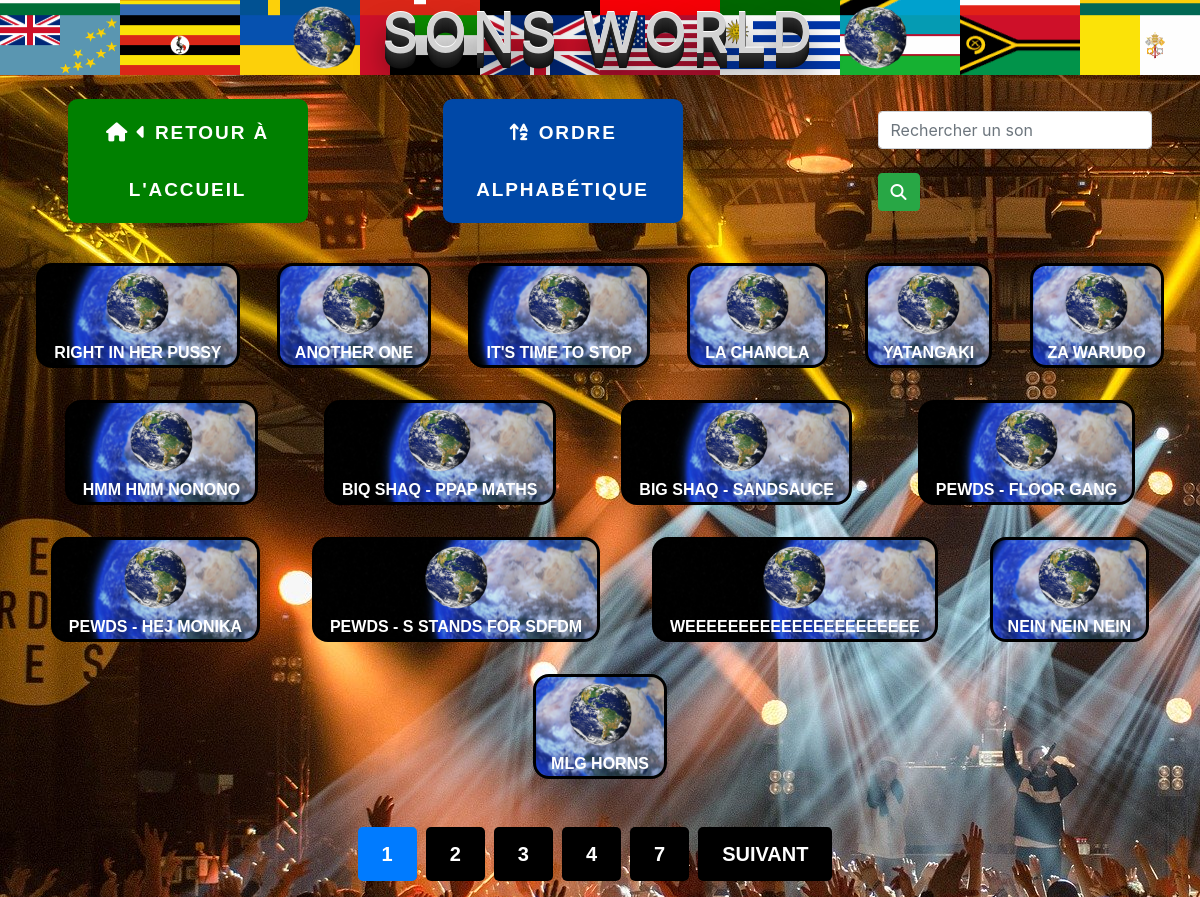
Page /world/idw.php on the earlier database version.
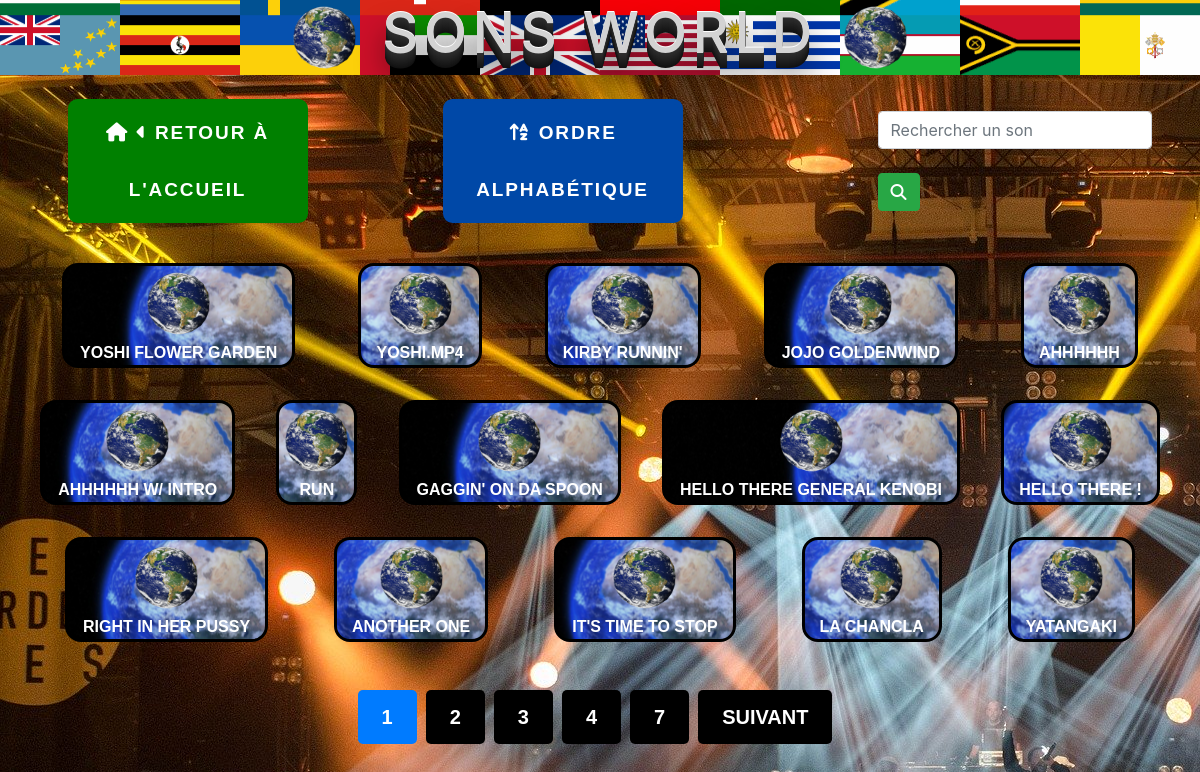
Same page on the later database version.
### tables this page shows
CREATE TABLE `soundw` (
  `ID` int(10) UNSIGNED NOT NULL,
  `Nom` varchar(255) NOT NULL,
  `Son` varchar(255) NOT NULL,
  `keywords` text NOT NULL,
  `source` text NOT NULL
);

### world/idw.php (the view, shortened to what this page needs)
<?php
$pdo =new PDO('mysql:host=localhost; dbname=sbp; charset=utf8','root','');
if(!$pdo){
		echo "Erreur de connexion à la base de données.";
}
else{
$pdo->setAttribute(PDO::ATTR_ERRMODE, PDO::ERRMODE_EXCEPTION);
$page = isset($_GET['page']) ? (int)$_GET['page'] : 1;
$perPage = 15;
$beggin = ($page > 1) ? ($page * $perPage) - $perPage : 0;
$nomw = $pdo->prepare("SELECT SQL_CALC_FOUND_ROWS Nom, Son, source FROM soundw ORDER BY ID DESC LIMIT {$beggin} , {$perPage}");
$nomw->execute();
$nomfinal= $nomw->fetchAll(PDO::FETCH_ASSOC);
$total = $pdo->query("SELECT FOUND_ROWS() as total ")->fetch()['total'] ;
$pages = ceil($total / $perPage);
}
$n = 1;
?>
<!DOCTYPE html>
<html lang="fr">
<head>
	<link
			rel="stylesheet"
			href="https://stackpath.bootstrapcdn.com/bootstrap/4.4.1/css/bootstrap.min.css"
		/>
		<link rel="stylesheet" href="../css/style.css" />
		<link rel="stylesheet" href="../css/buttons.css" />
</head>
<body>
	<?php
	if($page <1 || $page > $pages){
	header('Location:../404.html');
} else {  ?>
<header class="pgtitle">
		<h1 class="sndtitle" id="sndw"><img src="../img/earth-min.png" height="75" width="75" > Sons WORLD <img src="../img/earth-min.png" height="75" width="75" ></h1>
	</header>
	<nav class="container-fluid">
		<div id="navbox" class="row">
			<div class= "col-3">
				<div class="container-fluid">
					<ul class="btns">
						<a href="../index.php">
							<li class="btnmain acc">
								<i class="fas fa-home"></i>
								<i class="fas fa-caret-left"></i>
									Retour à l'accueil
							</li>
						</a>
					</ul>
				</div>
			</div>
			<div class= "col-3">
				<div class="container-fluid">
					<ul class="btns">
						<a href="soundworld.php">
							<li class="btnmain a-z">
								<i class="fas fa-sort-alpha-up"></i>
									Ordre Alphabétique
							</li>
						</a>
					</ul>
				</div>
			</div>
			<form id="searchbox2" action="searchw.php" class="form-inline my-2 my-lg-0 col-3" method="GET">
				<input id="searchbox" class="form-control mr-sm-2" type="search"
					name="searchw" placeholder="Rechercher un son" aria-label="Search" required>
				<button class="btn btn-success my-2 my-sm-0" value="search" type="submit"><i class="fas fa-search"></i></button>
			</form>
		</div>
	</nav>
	<section>
		<article class="sounds">
			<div class="container-fluid">
				<div class="row">
					<div class="col">
					<?php foreach($nomfinal as $sons) : ?>
						<div class="sndboxw">
							<div class="imgsnd"><img src="../img/earth-min.png" height="75" width="75" onmousedown="play('../gestsnd/SBP/SWLD/<?= $sons['Son']?>')"></div>
							<div class="col" id="sndnamew">
							<?php if ($sons['source'] != ""){ ?>
								<a class="srcvidw" href="#lienvid<?=$n?>" data-toggle="modal">
								<?php echo($sons['Nom']);?>
								</a>
								<?php $n++; } else echo($sons['Nom']); ?>
							</div>
						</div>
						<?php endforeach ?>
					</div>
				</div>
			</div>
		</article>
	</section>
	<nav aria-label="Page navigation example">
		<ul class="pagination pagination-lg justify-content-center">
			<li class="page-item <?php if($page === 1){echo 'active';} ?>"><a class="page-link ad" href="?page=1">1<a></li>
			<?php for($i = max(2, $page - 3); $i <= min($page + 3, $pages - 1); $i++):?>
			<li class="page-item <?php if($page === $i){echo 'active';} ?>"><a class="page-link ad" href="?page=<?=$i; ?>"><?=$i ?></a></li>
			<?php endfor; ?>
			<li class="page-item <?php if($page == $pages){echo 'active';} ?>"><a class="page-link ad" href="?page=<?=$pages?>"><?=$pages?><a></li>
			<?php if($page != $pages){
				$next = $page + 1;
				echo'
			<li class="page-item">
				<a class="page-link ad" href="?page='.$next.'">Suivant</a>
			</li>'
			 ;}?>
		</ul>
	</nav>
	<?php
	 }
	?>
	</body>
</html>

Differences in the rows shown:
no longer on this page (row unchanged): soundw: Nom "ZA WARUDO"
no longer on this page (row unchanged): soundw: Nom "HMM HMM NONONO"
no longer on this page (row unchanged): soundw: Nom "BIQ SHAQ - PPAP MATHS"
no longer on this page (row unchanged): soundw: Nom "BIG SHAQ - SANDSAUCE"
no longer on this page (row unchanged): soundw: Nom "PEWDS - FLOOR GANG"
no longer on this page (row unchanged): soundw: Nom "PEWDS - HEJ MONIKA"
no longer on this page (row unchanged): soundw: Nom "PEWDS - S STANDS FOR SDFDM"
no longer on this page (row unchanged): soundw: Nom "WEEEEEEEEEEEEEEEEEEEEEE"
no longer on this page (row unchanged): soundw: Nom "NEIN NEIN NEIN"
no longer on this page (row unchanged): soundw: Nom "MLG HORNS"
added soundw: Nom "YOSHI FLOWER GARDEN"
added soundw: Nom "YOSHI.MP4"
added soundw: Nom "KIRBY RUNNIN'"
added soundw: Nom "JOJO GOLDENWIND"
added soundw: Nom "AHHHHHH"
added soundw: Nom "AHHHHHH W/ INTRO"
added soundw: Nom "RUN"
added soundw: Nom "GAGGIN' ON DA SPOON"
added soundw: Nom "HELLO THERE GENERAL KENOBI"
added soundw: Nom "HELLO THERE !"
